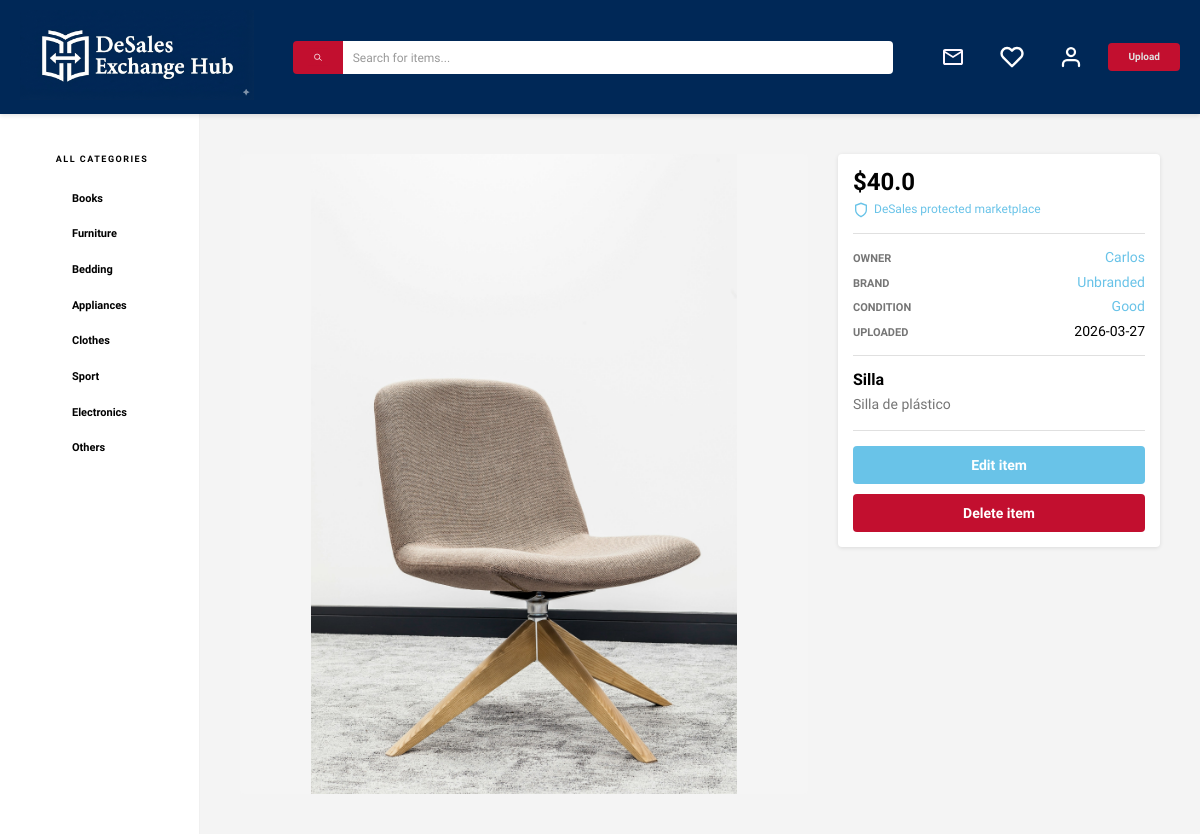
The app's page /item/4 (signed in), older data.
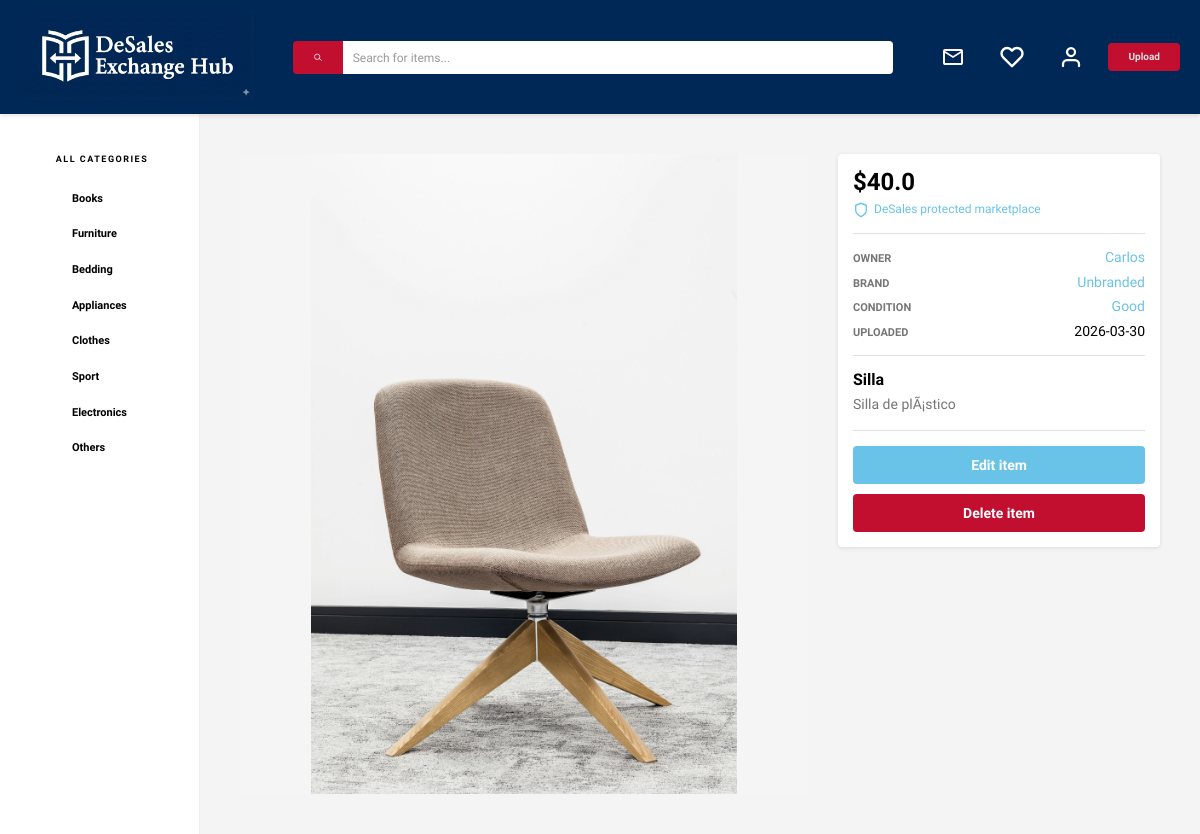
The same page, newer data.
### models.py (models this page shows, shortened)
class ItemImage(db.Model):
    id = db.Column(db.Integer, primary_key=True)
    image_url = db.Column(db.String(200), nullable=False)
    item_id = db.Column(db.Integer, db.ForeignKey("item.id"), nullable=False)

class Item(db.Model):
    id = db.Column(db.Integer, primary_key=True, autoincrement=True)
    name = db.Column(db.String(50), nullable=False)
    description = db.Column(db.String(400), nullable=False)
    condition = db.Column(db.String(20), nullable=True, default="")
    brand = db.Column(db.String(50), nullable=True, default="")
    price = db.Column(db.Float, nullable=False)
    category = db.Column(db.String(20), nullable=False)
    created_at = db.Column(db.DateTime, nullable=False, default=db.func.current_timestamp())
    user_id = db.Column(db.Integer, db.ForeignKey("user.id"), nullable=False)
    estado = db.Column(db.String(20), nullable=False, default="active")
    images = db.relationship("ItemImage", backref="item", lazy=True)
    favorited_by = db.relationship("User", secondary="favorite", back_populates="favorite_items", lazy=True)

class User(db.Model):
    id = db.Column(db.Integer, primary_key=True)
    username = db.Column(db.String(20), unique=False, nullable=False)
    email = db.Column(db.String(120), unique=True, nullable=False)
    password = db.Column(db.String(255), nullable=False)
    is_active = db.Column(db.Boolean, default=False, nullable=False)
    items = db.relationship("Item", backref="owner", lazy=True)
    favorite_items = db.relationship("Item", secondary="favorite", back_populates="favorited_by", lazy=True)
    country = db.Column(db.String(20), nullable=True, default="")
    city = db.Column(db.String(20), nullable=True, default="")
    description = db.Column(db.String(400), nullable=True, default="")
    photo_url = db.Column(db.String(200), nullable=True, default="")

### app.py (the view)
@app.route("/item/<int:item_id>")
def item(item_id):
    user = get_current_user_from_session()
    if not user:
        return redirect(url_for("login"))
    current_item = Item.query.get_or_404(item_id)
    item_status = (current_item.estado or "").lower()
    similar_items = []
    if item_status != "deleted":
        similar_items = Item.query.filter(
            db.func.lower(Item.category) == current_item.category.lower(),
            Item.id != current_item.id,
            db.func.lower(Item.estado) == "active",
        ).limit(10).all()
    favorite_item_ids = {favorite_item.id for favorite_item in user.favorite_items}
    return render_template(
        "item.html",
        item=current_item,
        similar_items=similar_items,
        favorite_item_ids=favorite_item_ids,
        item_unavailable=item_status == "deleted" and current_item.user_id != user.id,
    )

### app.py (called while the page is built, shortened)
def get_current_user_from_session():
    user_id = session.get("user_id")
    if user_id is not None:
        user = db.session.get(User, user_id)
        if user:
            session["user_id"] = user.id
            session["username"] = user.username
            return user

@app.context_processor
def inject_search_query():
    return {
        "current_search_query": request.args.get("q", "").strip(),
        "condition_labels": CONDITION_LABELS,
    }

### templates/item.html (shortened to what this page needs)
{% extends 'base.html' %}
{% block content %}
    <div class="item-contenido">
        <section class="item-main">
            <div class="item-detail-image-container">
                {% if item.images and item.images|length > 0 %}
                    <div class="carousel-container">
                        <div class="carousel-track">
                            {% for image in item.images %}
                                <div class="carousel-slide">
                                    <img class="item-detail-imagen" src="{{ url_for('static', filename=image.image_url) }}" alt="{{ item.name }} - Image {{ loop.index }}">
                                </div>
                            {% endfor %}
                        </div>
                    </div>
                {% endif %}
            </div>
        </section>
        <aside class="item-sidebar">
            <div class="item-details-card">
                <div class="item-price-box">
                    <h2 class="item-price">${{ item.price }}</h2>
                    <span class="item-protection-info">
                        <svg width="16" height="16" viewBox="0 0 24 24" fill="none" stroke="currentColor" stroke-width="2"><path d="M12 22s8-4 8-10V5l-8-3-8 3v7c0 6 8 10 8 10z"/></svg>
                        DeSales protected marketplace
                    </span>
                </div>
                <div class="divider"></div>
                <div class="item-specs">
                    <div class="spec-row">
                        <span class="spec-label">Owner</span>
                        <span class="spec-value action-text">{{ item.owner.username }}</span>
                    </div>
                    <div class="spec-row">
                        <span class="spec-label">Brand</span>
                        <span class="spec-value action-text">{{ item.brand if item.brand else 'Unbranded' }}</span>
                    </div>
                    <div class="spec-row">
                        <span class="spec-label">Condition</span>
                        <span class="spec-value action-text">{{ condition_labels.get(item.condition, 'Not specified') if item.condition else 'Not specified' }}</span>
                    </div>
                    <div class="spec-row">
                        <span class="spec-label">Uploaded</span>
                        <span class="spec-value">{{ item.created_at.strftime('%Y-%m-%d') }}</span>
                    </div>
                </div>
                <div class="divider"></div>
                <h1 class="item-title">{{ item.name }}</h1>
                <p class="item-description">{{ item.description }}</p>
                <div class="divider"></div>
                {% if item.owner.id != session['user_id'] %}
                    <div class="item-actions">
                        {% if item.estado|lower == 'active' %}
                            <form action="{{ url_for('comprar', item_id=item.id) }}" method="post">
                                <button class="btn btn-primary" type="submit">Purchase now</button>
                            </form>
                        {% elif item.estado|lower == 'deleted' %}
                            <span class="btn btn-outline">Unavailable</span>
                        {% else %}
                            <span class="btn btn-outline">Purchased</span>
                        {% endif %}
                        {% if item.estado|lower != 'deleted' %}
                            <a class="btn btn-outline">Make an offer</a>
                            <a href="{{ url_for('start_item_conversation', item_id=item.id) }}" class="btn btn-outline">Send a message</a>
                            <a class="btn btn-outline favorite-btn {% if item.id in favorite_item_ids %}active{% endif %}" data-item-id="{{ item.id }}" data-is-favorite="{% if item.id in favorite_item_ids %}true{% else %}false{% endif %}" data-favorite-text="true">
                                {% if item.id in favorite_item_ids %}Remove from favorites{% else %}Add to favorites{% endif %}
                            </a>
                        {% endif %}
                    </div>
                {% else %}
                    <div class="item-actions">
                        {% if item.estado|lower == 'active' %}
                            <a href="{{url_for('edit_item', item_id=item.id)}}" class="btn btn-primary">Edit item</a>
                        {% endif %}
                        <a href="{{url_for('delete', item_id=item.id)}}" class="btn btn-rojo">Delete item</a>
                    </div>
                {% endif %}
            </div>
        </aside>
    </div>
{% endblock %}

### templates/base.html (shortened to what this page needs)
<!DOCTYPE html>
<html lang="en">
<head>
    <link rel="stylesheet" href="{{ url_for('static', filename='css/app.css') }}">
</head>
<body>
    <nav class="nav">
        <div class="nav-content">
            <a href="/dashboard" class="nav-logo">
                <img src="{{ url_for('static', filename='img/assets/DEH logo letras blanco.png') }}" alt="Desales Exchange Hub Logo">
            </a>
            <form action="{{ url_for('dashboard') }}" method="GET" class="search-form" role="search">
                <button type="submit" class="search-btn">
                    <img src="{{ url_for('static', filename='img/assets/search-white-on-red.svg') }}" alt="Search">
                </button>
                <input type="search" name="q" value="{{ current_search_query }}" placeholder="Search for items..." aria-label="Search for items">
            </form>
            <div class="nav-buttons">
                <a href="{{ url_for('messages') }}" class="nav-icon">
                    <img src="{{ url_for('static', filename='img/assets/mail.svg') }}" alt="Mensajes">
                </a>
                <a href="{{ url_for('favItems') }}" class="nav-icon">
                    <img src="{{ url_for('static', filename='img/assets/WhiteHeart.svg') }}" alt="Favoritos">
                </a>
                <div class="account-menu">
                    <button
                        type="button"
                        class="account-menu-toggle nav-icon"
                        aria-label="Open account menu"
                        aria-haspopup="true"
                        aria-expanded="false"
                        aria-controls="account-menu-panel"
                    >
                        <img src="{{ url_for('static', filename='img/assets/User.svg') }}" alt="">
                    </button>
                </div>
                <a href="{{ url_for('upload') }}" class="upload-button">Upload</a>
            </div>
        </div>
    </nav>
    <div class="layout-container">
        <aside class="sidebar">
            <div class="sidebar-header">
                <a class="sidebar-header-allCategories" href="{{ url_for('dashboard') }}">All Categories</a>
            </div>
            <div class="scroll-container">
                <ul class="lista-enlaces" id="categoryList">
                    <li><a class="filter-button" href="{{ url_for('dashboard', category='Books') }}">Books</a></li>
                    <li><a class="filter-button" href="{{ url_for('dashboard', category='Furniture') }}">Furniture</a></li>
                    <li><a class="filter-button" href="{{ url_for('dashboard', category='Bedding') }}">Bedding</a></li>
                    <li><a class="filter-button" href="{{ url_for('dashboard', category='Appliances') }}">Appliances</a></li>
                    <li><a class="filter-button" href="{{ url_for('dashboard', category='Clothes') }}">Clothes</a></li>
                    <li><a class="filter-button" href="{{ url_for('dashboard', category='Sport') }}">Sport</a></li>
                    <li><a class="filter-button" href="{{ url_for('dashboard', category='Electronics') }}">Electronics</a></li>
                    <li><a class="filter-button" href="{{ url_for('dashboard', category='Others') }}">Others</a></li>
                </ul>
            </div>
        </aside>
        <main class="main-content">
            {% block content %}
            {% endblock %}
        </main>
    </div>
</body>
</html>

Row changes from the older to the newer data that the page shows:
changed Item "Silla": created_at "2026-03-27" → "2026-03-30"; description "Silla de plástico" → "Silla de plÃ¡stico"
